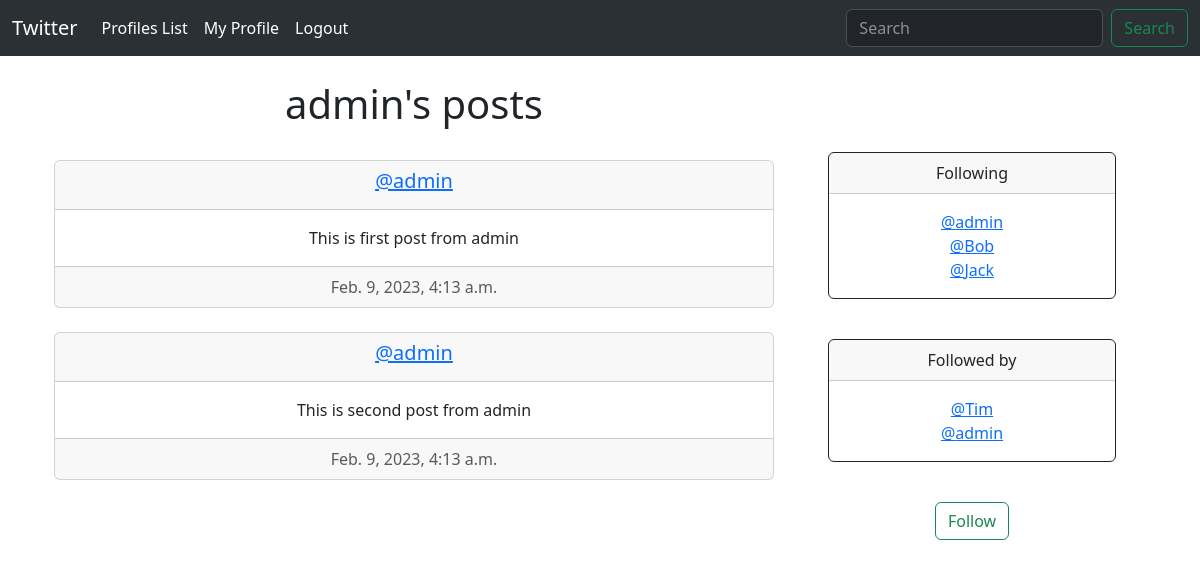
The page /profile/1 (signed in) on the database its author committed.
### social/models.py (models this page shows, shortened)
class Profile(models.Model):
    user = models.OneToOneField(User, on_delete=models.CASCADE)
    follows = models.ManyToManyField('self', symmetrical=False, blank=True, related_name='followed_by')
    last_updated = models.DateTimeField(User, auto_now=True)
    def __str__(self):
        return self.user.username

class Post(models.Model):
    user = models.ForeignKey(User, on_delete=models.DO_NOTHING)
    body = models.CharField(max_length=200)
    created = models.DateTimeField(auto_now_add=True)

### social/views.py (the view)
# urls.py: path('profile/<int:pk>', views.profile, name='profile'),
def profile(request, pk):
    if request.user.is_authenticated:
        profile = Profile.objects.get(id=pk)
        posts = Post.objects.filter(user_id=pk)
        if request.POST.get('follow') == 'follow':
            request.user.profile.follows.add(profile)
        elif request.POST.get('follow') == 'unfollow':
            request.user.profile.follows.remove(profile)
        return render(request, "Profile.html", {'profile':profile, "posts":posts})
    else:
        messages.info(request, 'You must be logged in')
        return redirect('home')

### templates/profile.html (shortened to what this page needs)
{% extends 'base.html' %}
{% block content %}
<div class="container text-center">
    <div class="row">
        <div class="col-8">
          <h1>{{profile.user.username}}'s posts</h1><br>
          {% for post in posts %}
          <div class="card text-center">
              <div class="card-header">
                  <h5><a href="{% url 'profile' post.user.id %}">@{{post.user|lower}}</a></h5>
              </div>
              <div class="card-body">
                  {{post.body}}
              </div>
              <div class="card-footer text-muted">
                  {{post.created}}
              </div>
            </div>
            <br>
            {% endfor %}
        </div>
        <div class="col-4">
          <center>
          <br><br><br>
            <div class="card border-dark mb-3" style="max-width: 18rem;">
                <div class="card-header">Following</div>
                <div class="card-body">
                  <p class="card-text">
                    {% for following in profile.follows.all %}
                        <a href="{% url 'profile' following.user.id %}">@{{ following }}</a><br>
                     {% endfor %}
                  </p>
                </div>
              </div>
            <br>
              <div class="card border-dark mb-3" style="max-width: 18rem;">
                <div class="card-header">Followed by</div>
                <div class="card-body">
                  <p class="card-text">
                    {% for following in profile.followed_by.all %}
                        <a href="{% url 'profile' following.user.id %}">@{{ following }}</a><br>
                    {% endfor %}
                  </p>
                </div>
              </div>
              <br>
              <form method="post">
                {% if profile.user != request.user %}
                {% if profile in request.user.profile.follows.all %}
                <button class="btn btn-outline-danger" name="follow" value="unfollow">Unfollow</button>
                {% else %}
                <button class="btn btn-outline-success" name="follow" value="follow" >Follow</button>
                {% endif %}
                {% endif %}
              </form>
            </center>
        </div>
    </div>
</div>
{% endblock %}

### rows shown on the page
Profile: user.username "admin"
Post: user "admin", body "This is first post from admin", created "Feb. 9, 2023, 4:13 a.m."
Post: user "admin", body "This is second post from admin", created "Feb. 9, 2023, 4:13 a.m."
Profile: user.username "Bob"
Profile: user.username "Jack"
Profile: user.username "Tim"
